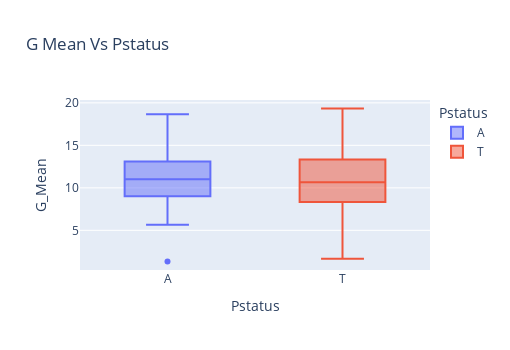

Notebook source saved alongside this figure:
### Markdown cell above
### 3.Figure out how family relation(famrel) and parents cohabitation(Pstatus) affect grades of students.

### Code cell
# sns.boxplot(x = 'Pstatus', y = 'G_Mean', data = df)
ex.box(x = 'Pstatus', y = 'G_Mean', data_frame= df, color='Pstatus',height=350, width=510, title='G Mean Vs Pstatus')

### Figure 1 — Plotly figure (JSON) as saved in the notebook; plotly's stock layout.template omitted (floating-point values rounded to 4 significant figures; data arrays with more than 128 entries replaced by an {"elided": "..."} marker saying what was removed)
{"data": [{"alignmentgroup": "True", "hovertemplate": "Pstatus=%{x}<br>G_Mean=%{y}<extra></extra>", "legendgroup": "A", "marker": {"color": "#636efa"}, "name": "A", "notched": false, "offsetgroup": "A", "orientation": "v", "showlegend": true, "type": "box", "x": ["A", "A", "A", "A", "A", "A", "A", "A", "A", "A", "A", "A", "A", "A", "A", "A", "A", "A", "A", "A", "A", "A", "A", "A", "A", "A", "A", "A", "A", "A", "A", "A", "A", "A", "A", "A", "A", "A", "A", "A", "A"], "x0": " ", "xaxis": "x", "y": [5.667, 5.667, 17.67, 15.33, 11, 15.33, 7.333, 11.33, 10.67, 12, 9, 14.67, 12.67, 7, 17.33, 10.67, 18.67, 9.333, 11.33, 1.333, 9, 8, 7, 13, 11.33, 11, 11, 17, 9.333, 8, 10, 14.33, 11, 17.67, 13, 13.33, 9.667, 5.667, 11.67, 13, 9], "y0": " ", "yaxis": "y"}, {"alignmentgroup": "True", "hovertemplate": "Pstatus=%{x}<br>G_Mean=%{y}<extra></extra>", "legendgroup": "T", "marker": {"color": "#EF553B"}, "name": "T", "notched": false, "offsetgroup": "T", "orientation": "v", "showlegend": true, "type": "box", "x": {"elided": "354 str values"}, "x0": " ", "xaxis": "x", "y": {"elided": "354 float values"}, "y0": " ", "yaxis": "y"}], "layout": {"boxmode": "overlay", "height": 350, "legend": {"title": {"text": "Pstatus"}, "tracegroupgap": 0}, "title": {"text": "G Mean Vs Pstatus"}, "width": 510, "xaxis": {"anchor": "y", "categoryarray": ["A", "T"], "categoryorder": "array", "domain": [0, 1], "title": {"text": "Pstatus"}}, "yaxis": {"anchor": "x", "domain": [0, 1], "title": {"text": "G_Mean"}}}}
